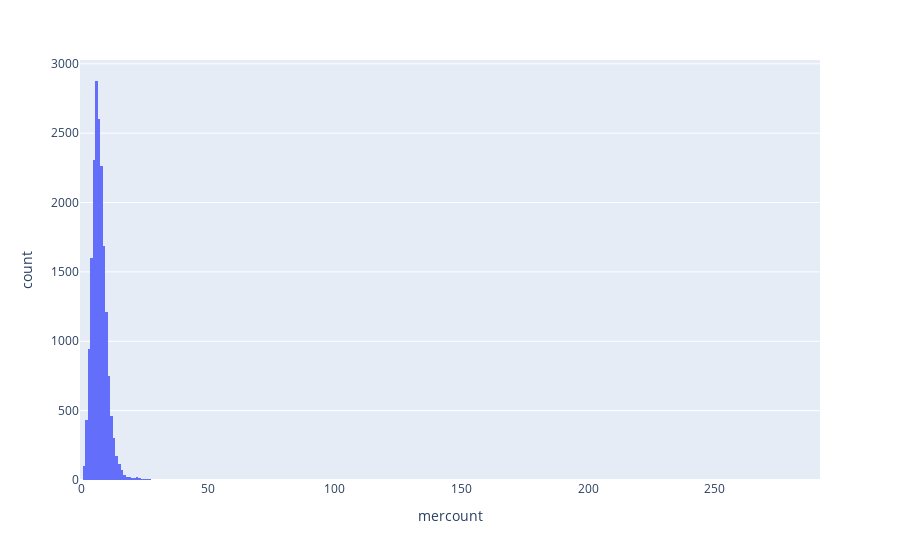

Notebook code for this chart:
### Code cell
px.histogram(df_count, "mercount")

### Figure 1 — Plotly figure (JSON) as saved in the notebook; plotly's stock layout.template omitted (floating-point values rounded to 4 significant figures; data arrays with more than 128 entries replaced by an {"elided": "..."} marker saying what was removed)
{"data": [{"alignmentgroup": "True", "bingroup": "x", "hovertemplate": "mercount=%{x}<br>count=%{y}<extra></extra>", "legendgroup": "", "marker": {"color": "#636efa", "pattern": {"shape": ""}}, "name": "", "offsetgroup": "", "orientation": "v", "showlegend": false, "type": "histogram", "x": {"elided": "18135 int values"}, "xaxis": "x", "yaxis": "y"}], "layout": {"barmode": "relative", "legend": {"tracegroupgap": 0}, "margin": {"t": 60}, "xaxis": {"anchor": "y", "domain": [0, 1], "title": {"text": "mercount"}}, "yaxis": {"anchor": "x", "domain": [0, 1], "title": {"text": "count"}}}}
